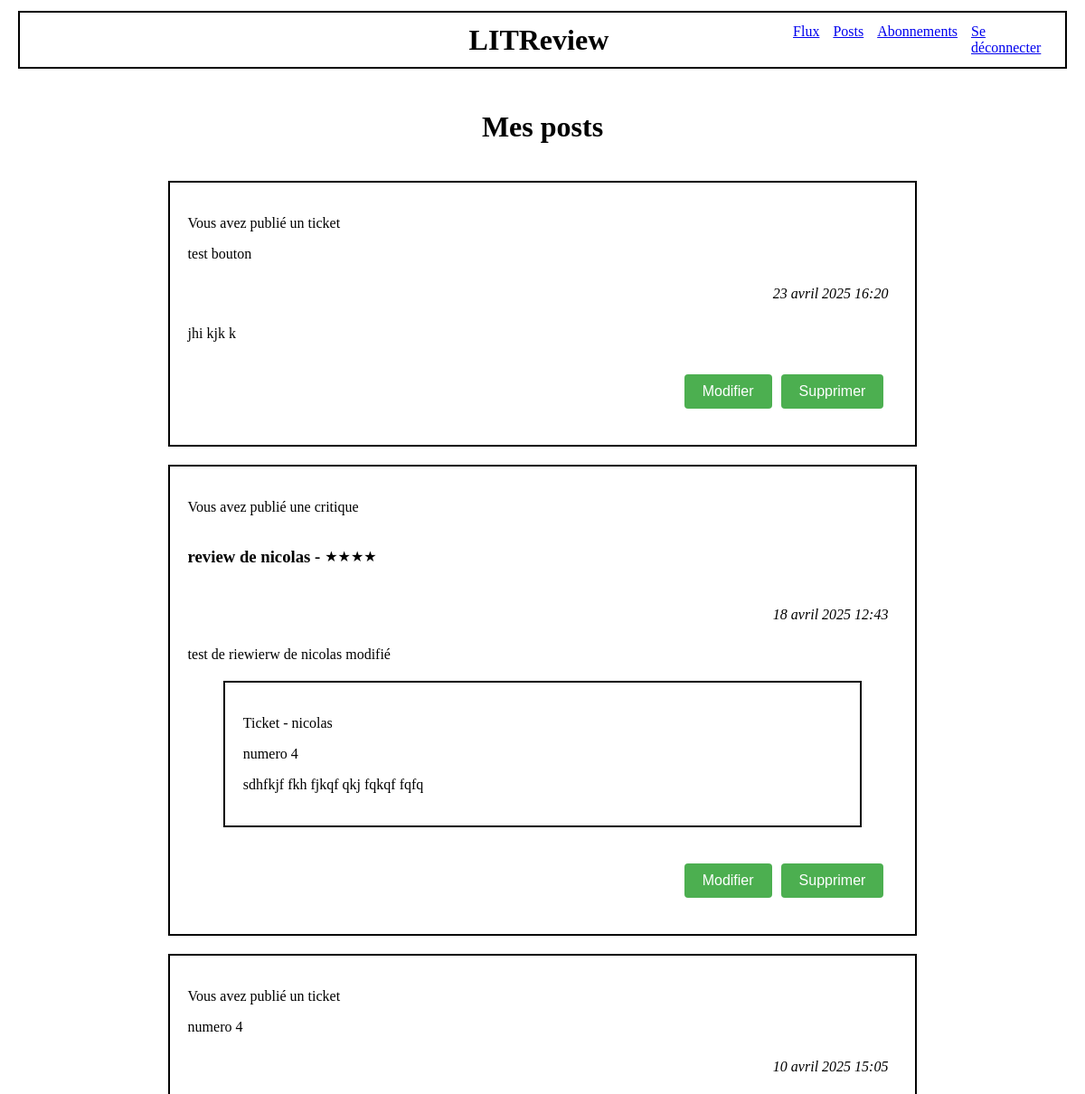
The app's page /post_list/ (signed in, upper part), older data.
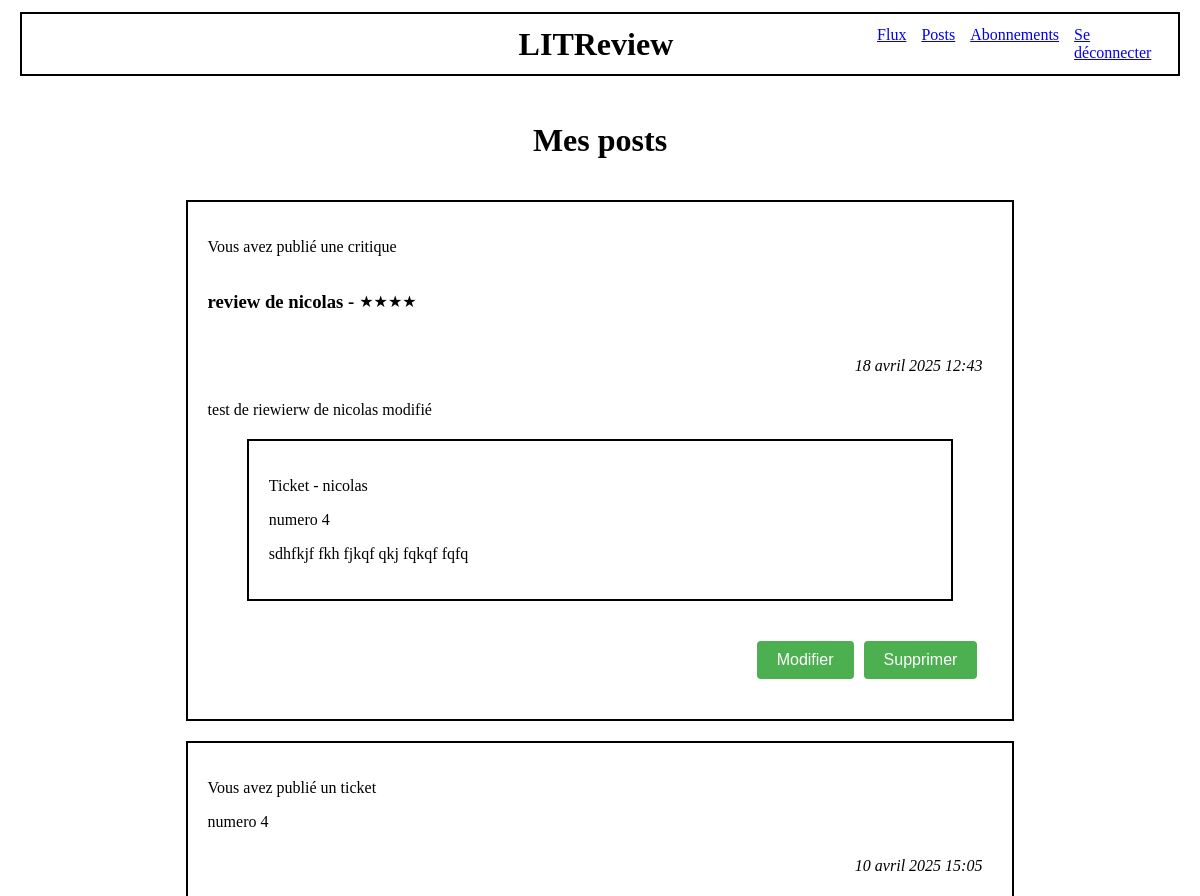
The same page, newer data.
### appli/models.py (models this page shows)
class Ticket(models.Model):
    title = models.CharField(max_length=128)
    description = models.TextField(max_length=2048)
    user = models.ForeignKey(
        to=settings.AUTH_USER_MODEL, on_delete=models.CASCADE)
    image = models.ImageField(null=True, blank=True)
    time_created = models.DateTimeField(auto_now_add=True)

class Review(models.Model):
    ticket = models.ForeignKey(to=Ticket, on_delete=models.CASCADE)
    rating = models.PositiveSmallIntegerField(
        validators=[MinValueValidator(0), MaxValueValidator(5)])
    headline = models.CharField(max_length=128)
    body = models.CharField(max_length=8192, blank=True)
    user = models.ForeignKey(
        to=settings.AUTH_USER_MODEL, on_delete=models.CASCADE)
    time_created = models.DateTimeField(auto_now_add=True)

### authentication/models.py (models this page shows)
class User(AbstractUser):
    profile_photo = models.ImageField(verbose_name='Photo de profil', null=True)

### appli/views.py (the view)
# urls.py: path('post_list/', appli.views.post_list, name='post_list'),
@login_required
def post_list(request):
    current_user = request.user
    tickets = models.Ticket.objects.all()
    reviews = models.Review.objects.all()
    tickets = models.Ticket.objects.filter(
        Q(user=current_user)   # Tickets créés par l'utilisateur connecté
    ).order_by('-time_created')
    reviews = models.Review.objects.filter(
        Q(user=current_user)   # Reviews crééss par l'utilisateur connecté
    ).order_by('-time_created')
    posts = list(chain(tickets, reviews))
    posts.sort(key=lambda x: x.time_created, reverse=True)
    context = {
        'posts': posts,
    }
    return render(request, 'appli/post_list.html', context=context)

### appli/templatetags/custom_filters.py (called while the page is built)
@register.filter
def get_class(value):
    return value.__class__.__name__

### appli/templates/appli/post_list.html (shortened to what this page needs)
{% extends 'base_connected.html' %}
{% load custom_filters %}
{% block content %}
    <div class="center">
        <h1>Mes posts</h1>
    </div>
    {% for post in posts %}
        {% if post|get_class == 'Ticket' %}
            <div class="div_border">
                <p>Vous avez publié un ticket</p>
                <p>{{ post.title }}</p>
                <p class="align-right"><i>{{ post.time_created }}</i></p>
                <p>{{ post.description }}</p>
                <div class="align-right">
                    <a href="{% url 'edit_ticket' post.id %}" class="button">Modifier</a>
                    <a href="{% url 'delete_ticket' post.id %}" class="button">Supprimer</a>
                </div>
            </div>
        {% elif post|get_class == 'Review' %}
            <div class="div_border">
                <p>Vous avez publié une critique</p>
                <div class="rating-container">
                    <span><h3 class="h3-margin-right">{{ post.headline }} - </h3></span>
                    {% for i in "x"|ljust:post.rating %}
                        <span class="star">★</span>
                    {% endfor %}
                </div>
                <p class="align-right"><i>{{ post.time_created }}</i></p>
                <p>{{ post.body }}</p>
                <div class="div_border_internal">
                    <p>Ticket - {{ post.user.username }}</p>
                    <p>{{ post.ticket.title }}</p>
                    <p>{{ post.ticket.description }}</p>
                </div>
                <div class="align-right">
                    <a href="{% url 'edit_review' post.id %}" class="button">Modifier</a>
                    <a href="{% url 'delete_review' post.id %}" class="button">Supprimer</a>
                </div>
            </div>
        {% endif %}
    {% endfor %}
{% endblock content %}

Row changes from the older to the newer data that the page shows:
removed Ticket: title "test bouton", time_created "23 avril 2025 16:20", description "jhi kjk k"
